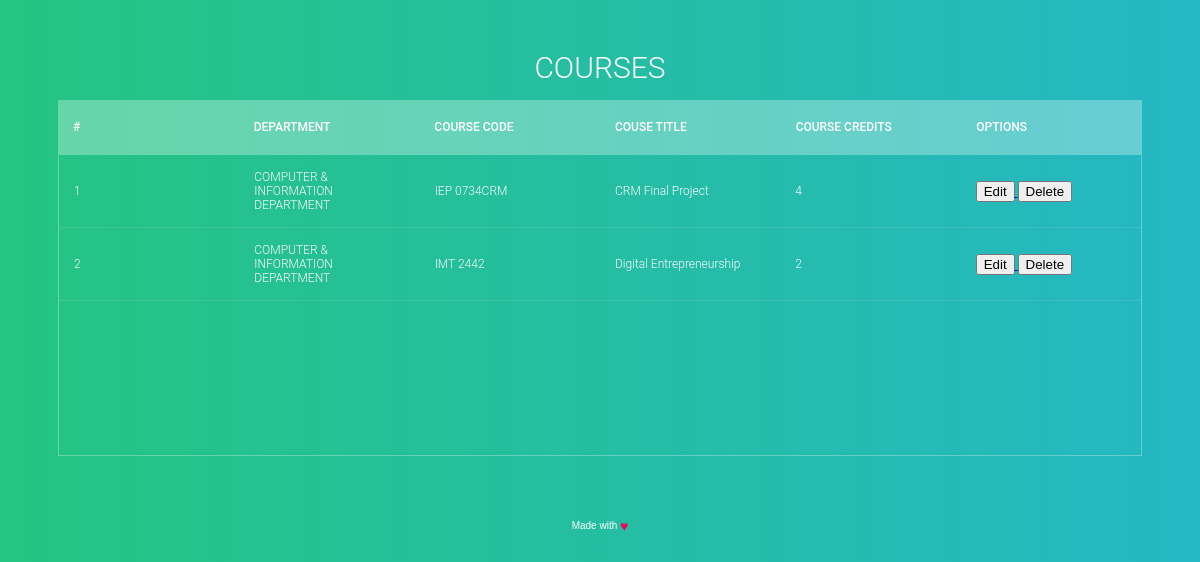
Page /admin/courses/edit.php on the committed database.
### tables this page shows
CREATE TABLE `subjects` (
  `Department` varchar(100) NOT NULL,
  `Course_Code` varchar(50) NOT NULL,
  `Course_Title` varchar(255) NOT NULL,
  `Course_Credit` int(11) NOT NULL
);

### admin/courses/edit.php (the view, shortened to what this page needs)
<?php
$database = mysqli_connect(DB_SERVER,DB_USER,DB_PASS,DB_NAME);
?>
<!DOCTYPE html>
<html lang="en" >
<head>
  <link rel="stylesheet" href="https://cdnjs.cloudflare.com/ajax/libs/meyer-reset/2.0/reset.min.css">
<link rel="stylesheet" href="./style.css">
</head>
<body>
<section>
  <h1>Courses</h1>
   <div class="tbl-header">
    <table cellpadding="0" cellspacing="0" border="0">
      <thead>
        <tr>
            <th>#</th>
            <th>Department</th>
            <th>Course Code</th>
            <th>Couse Title</th>
            <th>Course Credits</th>
            <th>Options</th>
        </tr>
      </thead>
    </table>
  </div>
    <div class="tbl-content">
    <table cellpadding="0" cellspacing="0" border="0">
      <tbody>
 <?php
    $data = mysqli_query($database,"SELECT * FROM Subjects");
    $count = 0;
    while($row=mysqli_fetch_array($data))
    {
?>
      <tr>
      <tr>
      <td><?php echo $count+1;?></td>
      <td><?php echo htmlentities($row['Department']);?></td>
      <td><?php echo htmlentities($row['Course_Code']);?></td>
      <td><?php echo htmlentities($row['Course_Title']);?></td>
      <td><?php echo htmlentities($row['Course_Credit']);?></td>
      <td>
<a href="edit-course.php?id=<?php echo $row['Course_Code']?>">
<button class="btn btn-primary"><i class="fa fa-edit "></i> Edit</button> </a>
<a href="edit.php?id=<?php echo $row['Course_Code']?>&del=delete" onClick="return confirm('Are you sure you want to delete?')">
<button class="btn btn-danger">Delete</button></a>
      </td>
</tr>
<?php
$count++;
} ?>
      </tbody>
    </table>
  </div>
</section>
<div class="made-with-love">
  Made with
  <i>♥</i>
</div>
</body>
</html>

### admin/courses/style.css (style rules this page uses)
h1 { font-size: 30px; color: #fff; text-transform: uppercase; font-weight: 300; text-align: center; margin-bottom: 15px; }
table { width:100%; table-layout: fixed; }
.tbl-header { background-color: rgba(255,255,255,0.3); }
.tbl-content { height:300px; overflow-x:auto; margin-top: 0px; border: 1px solid rgba(255,255,255,0.3); }
th { padding: 20px 15px; text-align: left; font-weight: 500; font-size: 12px; color: #fff; text-transform: uppercase; }
td { padding: 15px; text-align: left; vertical-align:middle; font-weight: 300; font-size: 12px; color: #fff; border-bottom: solid 1px rgba(255,255,255,0.1); }
body { background: -webkit-linear-gradient(left, #25c481, #25b7c4); background: linear-gradient(to right, #25c481, #25b7c4); font-family: 'Roboto', sans-serif; }
section { margin: 50px; }
.made-with-love { margin-top: 40px; padding: 10px; clear: left; text-align: center; font-size: 10px; font-family: arial; color: #fff; }
.made-with-love i { font-style: normal; color: #F50057; font-size: 14px; position: relative; top: 2px; }

### rows in the picture
subjects: Department "COMPUTER & INFORMATION DEPARTMENT", Course_Code "IEP 0734CRM", Course_Title "CRM Final Project", Course_Credit "4"
subjects: Department "COMPUTER & INFORMATION DEPARTMENT", Course_Code "IMT 2442", Course_Title "Digital Entrepreneurship", Course_Credit "2"
